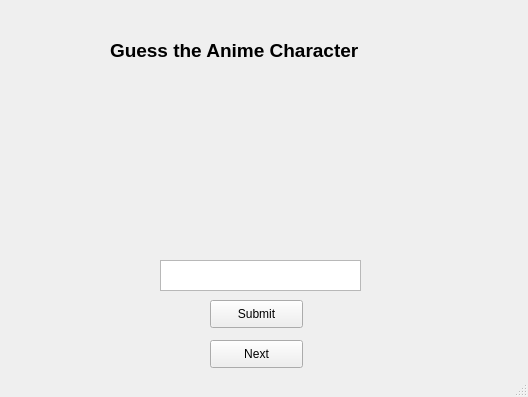
<?xml version="1.0" encoding="UTF-8"?>
<ui version="4.0">
 <class>MainWindow</class>
 <widget class="QMainWindow" name="MainWindow">
  <property name="geometry">
   <rect>
    <x>0</x>
    <y>0</y>
    <width>528</width>
    <height>397</height>
   </rect>
  </property>
  <property name="windowTitle">
   <string>Guessing Game</string>
  </property>
  <property name="windowIcon">
   <iconset>
    <normaloff>../../AppData/Local/Programs/Python/Python310/Lib/site-packages/qt5_applications/Qt/bin/favicon (5).ico</normaloff>../../AppData/Local/Programs/Python/Python310/Lib/site-packages/qt5_applications/Qt/bin/favicon (5).ico</iconset>
  </property>
  <property name="tabShape">
   <enum>QTabWidget::Triangular</enum>
  </property>
  <widget class="QWidget" name="centralwidget">
   <widget class="QLabel" name="label">
    <property name="geometry">
     <rect>
      <x>110</x>
      <y>40</y>
      <width>321</width>
      <height>21</height>
     </rect>
    </property>
    <property name="font">
     <font>
      <pointsize>14</pointsize>
      <weight>75</weight>
      <bold>true</bold>
     </font>
    </property>
    <property name="text">
     <string>Guess the Anime Character</string>
    </property>
   </widget>
   <widget class="QPushButton" name="Btn_Submit">
    <property name="geometry">
     <rect>
      <x>210</x>
      <y>300</y>
      <width>93</width>
      <height>28</height>
     </rect>
    </property>
    <property name="text">
     <string>Submit</string>
    </property>
   </widget>
   <widget class="QPlainTextEdit" name="plainTextEdit">
    <property name="geometry">
     <rect>
      <x>160</x>
      <y>260</y>
      <width>201</width>
      <height>31</height>
     </rect>
    </property>
   </widget>
   <widget class="QLabel" name="label_2">
    <property name="geometry">
     <rect>
      <x>150</x>
      <y>80</y>
      <width>241</width>
      <height>161</height>
     </rect>
    </property>
    <property name="text">
     <string/>
    </property>
    <property name="pixmap">
     <pixmap>yato1.jpg</pixmap>
    </property>
   </widget>
   <widget class="QPushButton" name="pushButton">
    <property name="geometry">
     <rect>
      <x>210</x>
      <y>340</y>
      <width>93</width>
      <height>28</height>
     </rect>
    </property>
    <property name="text">
     <string>Next</string>
    </property>
   </widget>
  </widget>
  <widget class="QStatusBar" name="statusbar"/>
 </widget>
 <resources/>
 <connections/>
</ui>
